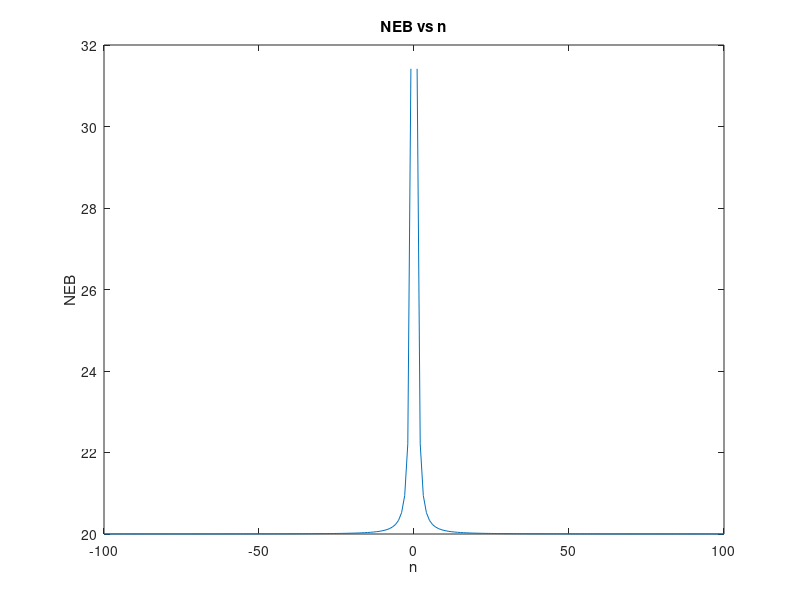
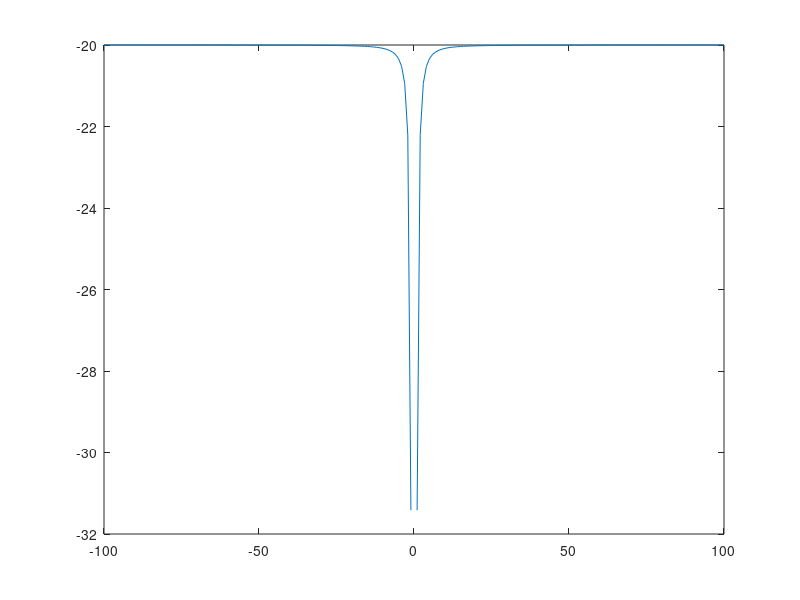

MATLAB code to generate these figures, in order:
%Pratap Luitel
%Engs 92
%Assignment 8, Problem 6

n  = [-100:100];
a = 10;
s = sin(pi./(2*n));
expRatio = (exp(1i*pi./(2*n)))./(1-exp(1i*pi./n));

neb2 = ((2*1i*a*pi)./n).*expRatio;

neb = (pi*a)./(n.*s);
figure;
plot(n,neb);

title('NEB vs n');
xlabel('n');
ylabel('NEB')

figure;
plot(n,neb2);
